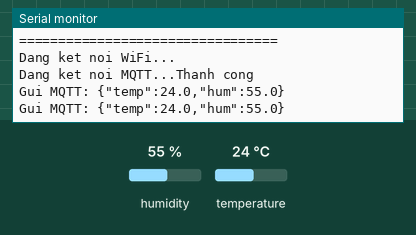
The program below on a simulated ESP32. Shown: the last lines printed to the serial monitor. Inputs (shaded band) come from the test bench; at power-on: humidity 55 %, temperature 24 °C. WiFi joins after 1.5 s; servers stay silent unless stated; no MQTT or app messages arrive unless stated.

Above: at 6.8 s.
6.9 s: humidity set to 22 %
At 9.5 s:
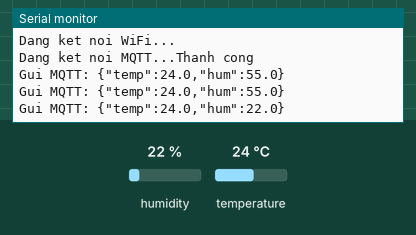
11.4 s: temperature set to 12 °C
At 13.0 s:
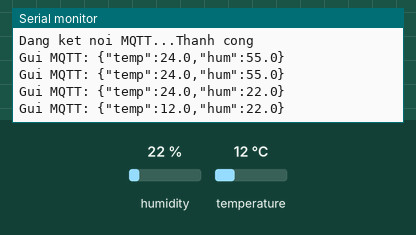
15.9 s: humidity set to 40 %
At 18.8 s:
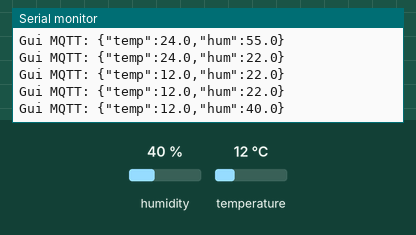
Timing chart, 0 to 20.3 s (numbered marks = the images above; inputs shaded):
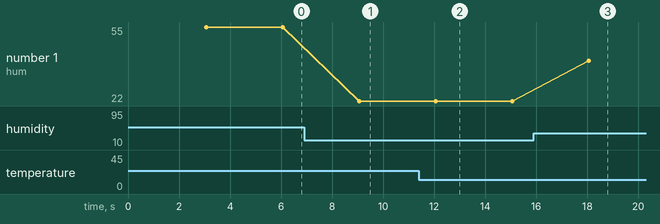

Measured:
- after the input at 6.9 s, the serial monitor: prints a new line after 2.2 s (image 1)
- after the input at 11.4 s, the serial monitor: prints a new line after 0.66 s (image 2)
- after the input at 15.9 s, the serial monitor: prints a new line after 2.2 s (image 3)
- plotted number 1: 55 → 22 after the input at 6.9 s, 22 → 40 after the input at 15.9 s

The program:

main.cpp
```cpp
#include <Arduino.h>
#include <WiFi.h>
#include <PubSubClient.h>
#include "DHTesp.h"

// ============================
// WIFI
// ============================
const char* ssid = "Wokwi-GUEST";
const char* password = "";

// ============================
// MQTT BROKER
// ============================
const char* mqtt_server = "broker.hivemq.com";
const int mqtt_port = 1883;

// Topic riêng
const char* topic_env = "nhung2033240244/esp32/env";

// ============================
// DHT22
// ============================
const int DHT_PIN = 15;
DHTesp dhtSensor;

// ============================
// MQTT
// ============================
WiFiClient espClient;
PubSubClient client(espClient);

// Gửi dữ liệu mỗi 10 giây
unsigned long previousPublish = 0;
const unsigned long publishInterval = 3000;

// Thời gian thử kết nối lại
unsigned long previousReconnect = 0;
const unsigned long reconnectInterval = 3000;


// ========================================
// KẾT NỐI WIFI
// ========================================
void connectWiFi() {
  if (WiFi.status() == WL_CONNECTED) {
    return;
  }

  Serial.println("Dang ket noi WiFi...");

  WiFi.begin(ssid, password);
}


// ========================================
// KẾT NỐI MQTT
// ========================================
void connectMQTT() {
  if (client.connected()) {
    return;
  }

  Serial.print("Dang ket noi MQTT...");

  if (client.connect("ESP32_NHUNG_2033240244_BTVN01")) {

    Serial.println("Thanh cong");

  } else {

    Serial.print("That bai, rc = ");
    Serial.println(client.state());
  }
}


// ========================================
// ĐỌC DHT22 VÀ PUBLISH MQTT
// ========================================
void publishDHTData() {

  TempAndHumidity data = dhtSensor.getTempAndHumidity();

  float temperature = data.temperature;
  float humidity = data.humidity;

  // Tạo JSON
  String payload = "{";
  payload += "\"temp\":";
  payload += String(temperature, 1);
  payload += ",";
  payload += "\"hum\":";
  payload += String(humidity, 1);
  payload += "}";

  // Gửi MQTT
  client.publish(topic_env, payload.c_str());

  // Hiển thị Terminal
  Serial.print("Gui MQTT: ");
  Serial.println(payload);
}


// ========================================
// SETUP
// ========================================
void setup() {

  Serial.begin(115200);

  Serial.println();
  Serial.println("=================================");
  Serial.println("NGUYEN THI PHUONG NHUNG - 2033240244");
  Serial.println("BTVN 01 - DHT22 MQTT");
  Serial.println("=================================");

  // Khởi tạo cảm biến DHT22
  dhtSensor.setup(DHT_PIN, DHTesp::DHT22);

  // WiFi
  WiFi.mode(WIFI_STA);
  connectWiFi();

  // MQTT
  client.setServer(mqtt_server, mqtt_port);
}


// ========================================
// LOOP
// ========================================
void loop() {

  unsigned long currentMillis = millis();

  // ============================
  // KIỂM TRA WIFI
  // ============================
  if (WiFi.status() != WL_CONNECTED) {

    if (currentMillis - previousReconnect >= reconnectInterval) {

      previousReconnect = currentMillis;
      connectWiFi();
    }

    return;
  }


  // ============================
  // KIỂM TRA MQTT
  // ============================
  if (!client.connected()) {

    if (currentMillis - previousReconnect >= reconnectInterval) {

      previousReconnect = currentMillis;
      connectMQTT();
    }

    return;
  }


  // Duy trì kết nối MQTT
  client.loop();


  // ============================
  // GỬI DỮ LIỆU MỖI 10 GIÂY
  // ============================
  if (currentMillis - previousPublish >= publishInterval) {

    previousPublish = currentMillis;

    publishDHTData();
  }
}
```
